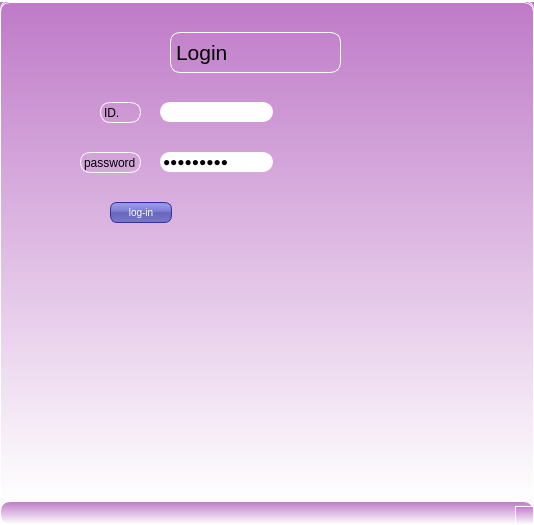
<?xml version="1.0" encoding="UTF-8"?>
<ui version="4.0">
 <class>login</class>
 <widget class="QMainWindow" name="login">
  <property name="geometry">
   <rect>
    <x>0</x>
    <y>0</y>
    <width>534</width>
    <height>525</height>
   </rect>
  </property>
  <property name="windowTitle">
   <string>MainWindow</string>
  </property>
  <property name="styleSheet">
   <string notr="true">border: 1px solid white;
border-radius: 10px;
background: white;

background: QLinearGradient(x1: 0, y1: 0, x2: 0, y2: 1, stop: 0 rgba(191, 122, 200, 255), stop: 1 rgba(255, 255, 255, 255));</string>
  </property>
  <widget class="QWidget" name="centralwidget">
   <widget class="QPushButton" name="add_info">
    <property name="geometry">
     <rect>
      <x>110</x>
      <y>200</y>
      <width>62</width>
      <height>21</height>
     </rect>
    </property>
    <property name="styleSheet">
     <string notr="true">QPushButton {
color: white;
background-color: QLinearGradient( x1: 0, y1: 0, x2: 0, y2: 1, stop: 0 #88d, stop: 0.1 #99e, stop: 0.49 #77c, stop: 0.5 #66b, stop: 1 #77c);
border-width: 1px;
border-color: #339;
border-style: solid;
border-radius: 7;
padding: 3px;
font-size: 10px;
padding-left: 5px;
padding-right: 5px;
min-width: 50px;
max-width: 50px;
min-height: 13px;
max-height: 13px;
}</string>
    </property>
    <property name="text">
     <string>log-in</string>
    </property>
   </widget>
   <widget class="QLineEdit" name="id">
    <property name="geometry">
     <rect>
      <x>160</x>
      <y>100</y>
      <width>113</width>
      <height>20</height>
     </rect>
    </property>
    <property name="styleSheet">
     <string notr="true">background-color: rgb(255, 255, 255);</string>
    </property>
   </widget>
   <widget class="QLineEdit" name="password">
    <property name="geometry">
     <rect>
      <x>160</x>
      <y>150</y>
      <width>113</width>
      <height>20</height>
     </rect>
    </property>
    <property name="styleSheet">
     <string notr="true">background-color: rgb(255, 255, 255);</string>
    </property>
    <property name="text">
     <string>dqsdqsfqf</string>
    </property>
    <property name="echoMode">
     <enum>QLineEdit::Password</enum>
    </property>
   </widget>
   <widget class="QLabel" name="label_8">
    <property name="geometry">
     <rect>
      <x>80</x>
      <y>150</y>
      <width>61</width>
      <height>21</height>
     </rect>
    </property>
    <property name="styleSheet">
     <string notr="true">background-color: qlineargradient(spread:pad, x1:1, y1:1, x2:1, y2:1, stop:0 rgba(0, 0, 0, 0), stop:1 rgba(255, 255, 255, 255));</string>
    </property>
    <property name="text">
     <string>password</string>
    </property>
   </widget>
   <widget class="QLabel" name="label_9">
    <property name="geometry">
     <rect>
      <x>100</x>
      <y>100</y>
      <width>41</width>
      <height>21</height>
     </rect>
    </property>
    <property name="styleSheet">
     <string notr="true">background-color: qlineargradient(spread:pad, x1:1, y1:1, x2:1, y2:1, stop:0 rgba(0, 0, 0, 0), stop:1 rgba(255, 255, 255, 255));</string>
    </property>
    <property name="text">
     <string>ID.</string>
    </property>
   </widget>
   <widget class="QLabel" name="label_63">
    <property name="geometry">
     <rect>
      <x>170</x>
      <y>30</y>
      <width>171</width>
      <height>41</height>
     </rect>
    </property>
    <property name="font">
     <font>
      <family>MS Shell Dlg 2</family>
      <pointsize>16</pointsize>
      <weight>9</weight>
      <italic>false</italic>
      <bold>false</bold>
      <underline>false</underline>
      <strikeout>false</strikeout>
     </font>
    </property>
    <property name="styleSheet">
     <string notr="true">
font: 75 16pt &quot;MS Shell Dlg 2&quot;;
background-color: qlineargradient(spread:pad, x1:1, y1:1, x2:1, y2:1, stop:0 rgba(0, 0, 0, 0), stop:1 rgba(255, 255, 255, 255));</string>
    </property>
    <property name="text">
     <string>Login</string>
    </property>
   </widget>
  </widget>
  <widget class="QMenuBar" name="menubar">
   <property name="geometry">
    <rect>
     <x>0</x>
     <y>0</y>
     <width>534</width>
     <height>28</height>
    </rect>
   </property>
  </widget>
  <widget class="QStatusBar" name="statusbar"/>
 </widget>
 <resources/>
 <connections/>
</ui>
